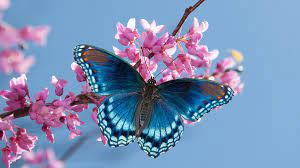
#> input picture img1.jpg, 300 x 168 px, found by its file name
$ python pillow3.py
#> lines starting #> are read from the running program, lines starting #| are printed output that depends on the picture
#pillow Transpose

import PIL
from PIL import Image
im=Image.open("D:/img1.jpg")
#> im is the input picture: PIL image 300x168 RGB; mean R, G, B 126.1, 144, 181.7
im.show()
out=im.transpose(PIL.Image.FLIP_TOP_BOTTOM)
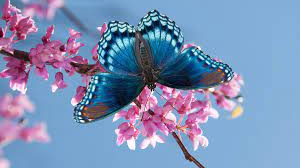
#> out: PIL image 300x168 RGB; mean R, G, B 126.1, 144, 181.7
out.save("D:/transpillow.jpg")
out.show()

$ run again, with duck.jpg copied over img1.jpg
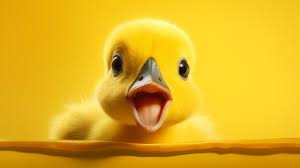
#> input picture duck.jpg, 300 x 168 px, found by its file name
#> im is the input picture: PIL image 300x168 RGB; mean R, G, B 225, 176.8, 32.2
#> `out=im.transpose(PIL.Image.FLIP_TOP_BOTTOM)`:
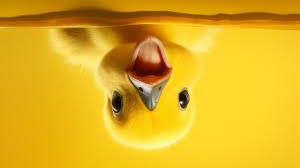
#> out: PIL image 300x168 RGB; mean R, G, B 225, 176.8, 32.2
